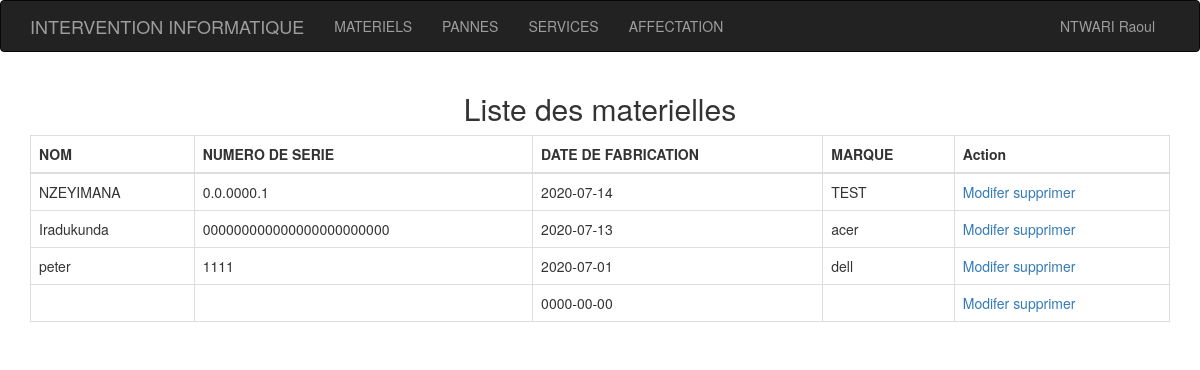
Screenshot of /index.php (signed in) with the database file from the repository.
### tables this page shows
CREATE TABLE `materiels` (
  `id` int(11) NOT NULL,
  `numero_serie` varchar(255) DEFAULT NULL,
  `nom` varchar(255) DEFAULT NULL,
  `date_fabrication` date DEFAULT NULL,
  `marque` varchar(255) DEFAULT NULL
);

### app/function.php (called while the page is built, shortened)
<?php
function selectAll($table){
	$query = "SELECT * FROM ".$table;
	$db = seconnecter();
	$sql = $db->query($query);
	return $sql->fetchAll();
}

### index.php (the view, shortened to what this page needs)
<?php
require_once 'include/_view/header.php';
?>
<div class="container">
<?php
		$materiels =selectAll('materiels');
 ?>
<h2 class="text-center">Liste des materielles</h2>
 <table class="table table-bordered">
  <thead>
    <tr>
      <th scope="col">NOM</th>
      <th scope="col">NUMERO DE SERIE</th>
      <th scope="col">DATE DE FABRICATION</th>
      <th scope="col">MARQUE</th>
      <th scope="col">Action</th>
    </tr>
  </thead>
  <tbody>
  <?php foreach($materiels as $materiel): ?>
  	<tr>
  		<td><?= $materiel['nom'];  ?></td>
  		<td><?= $materiel['numero_serie'];  ?></td>
  		<td><?= $materiel['date_fabrication'];  ?></td>
  		<td><?= $materiel['marque'];  ?></td>
      <td>
        <a href="modifier_materiel.php?id=<?= $materiel['id']?>" > Modifer</a>
        <a href="effacer.php?id= <?= $materiel['id']?> & table= materiels" onclick="return confirm('êtez-vous sûr')"> supprimer</a>
      </td>
  	</tr>
  <?php endforeach; ?>
  </tbody>
</table>
</div>
<?php
require_once 'include/_view/footer.php';
?>

### rows the page displays
materiels: nom "NZEYIMANA", numero_serie "0.0.0000.1", date_fabrication "2020-07-14", marque "TEST"
materiels: nom "Iradukunda", numero_serie "000000000000000000000000", date_fabrication "2020-07-13", marque "acer"
materiels: nom "peter", numero_serie "1111", date_fabrication "2020-07-01", marque "dell"
materiels: date_fabrication "0000-00-00"

### other values shown
$_SESSION['user']['nom'] "NTWARI"
$_SESSION['user']['prenom'] "Raoul"
